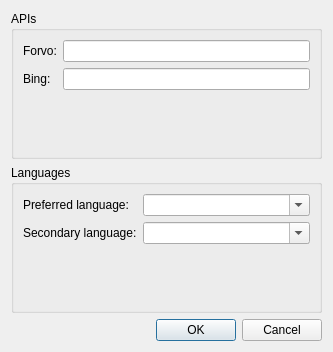
<?xml version="1.0" encoding="UTF-8"?>
<ui version="4.0">
 <class>Dialog</class>
 <widget class="QDialog" name="Dialog">
  <property name="windowModality">
   <enum>Qt::ApplicationModal</enum>
  </property>
  <property name="geometry">
   <rect>
    <x>0</x>
    <y>0</y>
    <width>333</width>
    <height>352</height>
   </rect>
  </property>
  <property name="windowTitle">
   <string>Configure - FFVDB</string>
  </property>
  <layout class="QVBoxLayout" name="verticalLayout">
   <item>
    <widget class="QGroupBox" name="groupBox">
     <property name="title">
      <string>APIs</string>
     </property>
     <layout class="QFormLayout" name="formLayout_2">
      <item row="0" column="0">
       <widget class="QLabel" name="label">
        <property name="text">
         <string>Forvo:</string>
        </property>
       </widget>
      </item>
      <item row="0" column="1">
       <widget class="QLineEdit" name="leApiForvo">
        <property name="inputMask">
         <string>NNNNNNNNNNNNNNNNNNNNNNNNNNNNNNNNNN</string>
        </property>
       </widget>
      </item>
      <item row="1" column="0">
       <widget class="QLabel" name="label_2">
        <property name="text">
         <string>Bing:</string>
        </property>
       </widget>
      </item>
      <item row="1" column="1">
       <widget class="QLineEdit" name="leApiBing">
        <property name="inputMask">
         <string>NNNNNNNNNNNNNNNNNNNNNNNNNNNNNNNNNNNNNNNNNNN</string>
        </property>
       </widget>
      </item>
     </layout>
    </widget>
   </item>
   <item>
    <widget class="QGroupBox" name="groupBox_2">
     <property name="title">
      <string>Languages</string>
     </property>
     <layout class="QFormLayout" name="formLayout">
      <item row="0" column="0">
       <widget class="QLabel" name="label_3">
        <property name="text">
         <string>Preferred language:</string>
        </property>
       </widget>
      </item>
      <item row="0" column="1">
       <widget class="QComboBox" name="cbPreferredLanguage">
        <property name="editable">
         <bool>true</bool>
        </property>
       </widget>
      </item>
      <item row="1" column="0">
       <widget class="QLabel" name="label_8">
        <property name="text">
         <string>Secondary language:</string>
        </property>
       </widget>
      </item>
      <item row="1" column="1">
       <widget class="QComboBox" name="cbSecondaryLanguage">
        <property name="editable">
         <bool>true</bool>
        </property>
       </widget>
      </item>
     </layout>
    </widget>
   </item>
   <item>
    <widget class="QDialogButtonBox" name="buttonBox">
     <property name="orientation">
      <enum>Qt::Horizontal</enum>
     </property>
     <property name="standardButtons">
      <set>QDialogButtonBox::Cancel|QDialogButtonBox::Ok</set>
     </property>
    </widget>
   </item>
  </layout>
 </widget>
 <resources/>
 <connections>
  <connection>
   <sender>buttonBox</sender>
   <signal>accepted()</signal>
   <receiver>Dialog</receiver>
   <slot>accept()</slot>
   <hints>
    <hint type="sourcelabel">
     <x>248</x>
     <y>254</y>
    </hint>
    <hint type="destinationlabel">
     <x>157</x>
     <y>274</y>
    </hint>
   </hints>
  </connection>
  <connection>
   <sender>buttonBox</sender>
   <signal>rejected()</signal>
   <receiver>Dialog</receiver>
   <slot>reject()</slot>
   <hints>
    <hint type="sourcelabel">
     <x>316</x>
     <y>260</y>
    </hint>
    <hint type="destinationlabel">
     <x>286</x>
     <y>274</y>
    </hint>
   </hints>
  </connection>
 </connections>
</ui>
